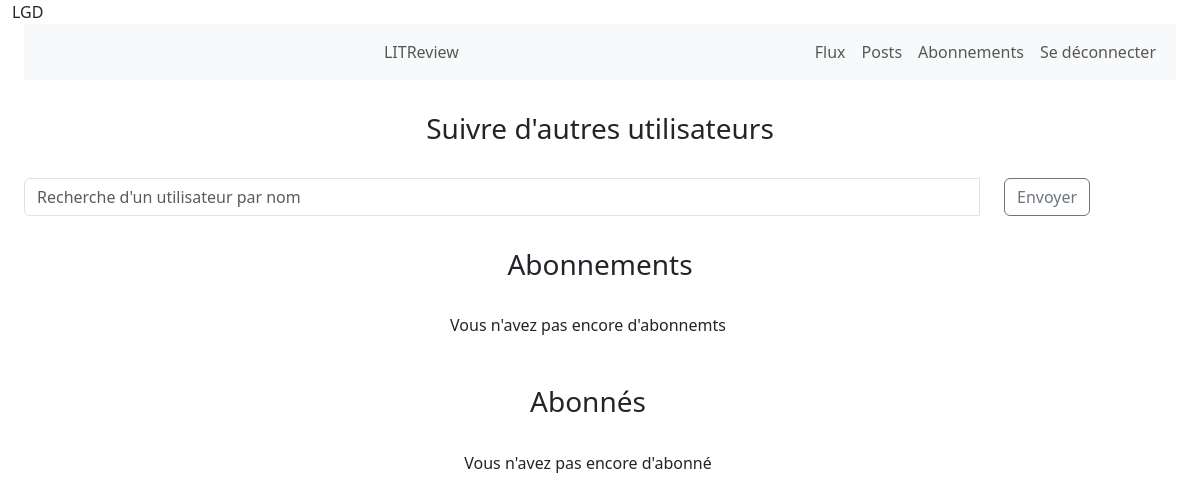
/subscribe-page/ (signed in), run on an earlier commit of the app's database.
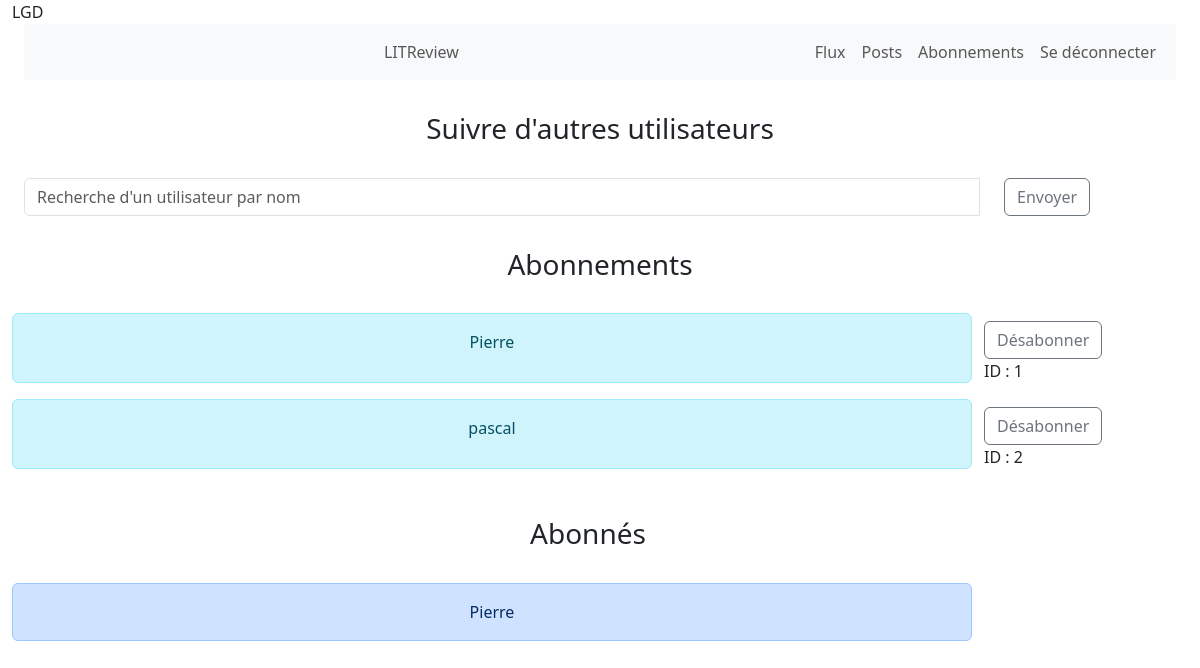
And on a later commit of the database.
### blog/models.py (models this page shows, shortened)
class UserFollows(models.Model):
    user = models.ForeignKey(settings.AUTH_USER_MODEL,
                             on_delete=models.CASCADE, related_name='user')
    followed_user = models.ForeignKey(settings.AUTH_USER_MODEL,
                                      on_delete=models.CASCADE, related_name='followed_user')
    class Meta:
        unique_together = ('user', 'followed_user', )

### authenticate/models.py (models this page shows)
class User(AbstractUser):
    pass

### blog/views.py (the view)
@login_required
def subscription_main_page(request):
    User = get_user_model()
    exist = User.objects.exclude(pk=request.user.id)
    following_user = models.UserFollows.objects.filter(
        user=request.user)
    followed_by_user = models.UserFollows.objects.filter(
        followed_user=request.user)
    return render(request, "blog/subscription-page.html",
                  context={'following_user': following_user,
                           'followed_by_user': followed_by_user,
                           'exist': exist})

### blog/templates/blog/subscription-page.html
{% extends 'base.html' %}
{% load crispy_forms_tags %}
{% block content %}
<div class="container-fluid">
    <h3 class="text-center p-3 my-3">Suivre d'autres utilisateurs</h3>
    {% include 'blog/subscribe.html' %}
</div>
<h3 class="text-center p-3 my-3">Abonnements</h3>
<div class='container-fluid row '>
    {% include 'blog/display-subscribers.html' %}
</div>
{% endblock content %}

### blog/templates/blog/display-subscribers.html
{% for user_follows  in following_user %}
    <div class="alert alert-info col-lg-10 text-center">
        {{user_follows.followed_user}}
    </div>
    {% include 'blog/unsubscribe.html' %}
    {% endfor %}
    {% if not following_user%}
    <p class= "text-center">Vous n'avez pas encore d'abonnemts</p>
    {% endif %}
<h3 class="text-center p-3 my-3">Abonnés</h3>
{% for username in followed_by_user %}
<div class="alert alert-primary  col-lg-10 text-center">
    {{username.user}}
</div>
{% endfor %}
{% if not followed_by_user%}
<p class= "text-center">Vous n'avez pas encore d'abonné</p>
{% endif %}

### blog/templates/blog/unsubscribe.html (shortened to what this page needs)
    <div class="col-lg-2 mt-2">
        <form method="POST" action= "{% url 'unsubscribe' user_follows.id %}">
            <button type='submit'  class="btn btn-outline-secondary"  id="button-addon2">Désabonner</button>
            <p>ID  : {{user_follows.id }}</p>
        </form>
    </div>

What changed in the data, as far as the page shows it:
added UserFollows: followed_user "Pierre", id "1", shown under "Abonnements"
added UserFollows: followed_user "pascal", id "2", shown under "Abonnements"
added UserFollows: user "Pierre", shown under "Abonnés"
Also different on the page:
text no longer shown: "Vous n'avez pas encore d'abonnemts Vous n'avez pas encore d'abonné"
